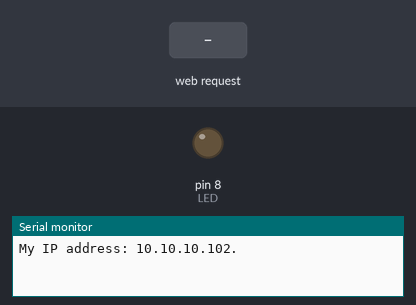
The sketch below on a simulated Arduino Uno, built for the host (arithmetic inside an expression is 32-bit, double 64-bit). On the bench: output pins drawn as LEDs (lit = HIGH), the last lines printed to the serial monitor. The test bench sets the inputs (shaded band). WiFi joins after 1.5 s; servers stay silent unless stated.

Above: at 1.2 s.
1.3 s: HTTP request GET /on received
At 1.9 s:
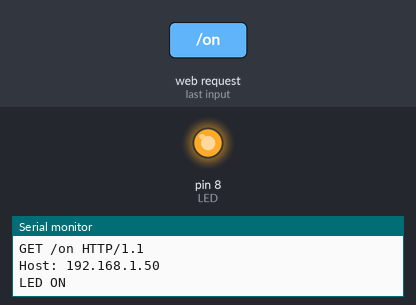
2.8 s: HTTP request GET /off received
At 3.1 s:
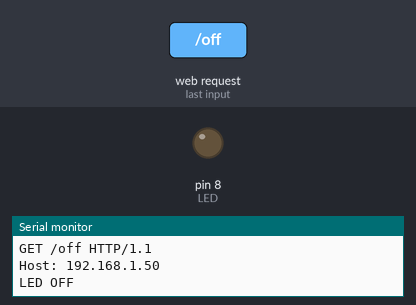
Timing chart, 0 to 5.8 s (numbered marks = the images above; inputs shaded):
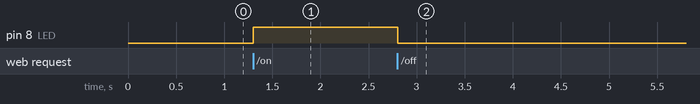

The sketch:

HttpSwitch.ino
```cpp
/*
  Web Server

 A simple web server that turns pin 8 on when it recieves
 a GET request to `/on` and turns that pin off when
 it receives a GET request to `/off`.

 It also sends GET requests to '/heartbeat' for monitoring.

 by Chris Continanza

 */

#include <SPI.h>
#include <Ethernet.h>


// Enter a MAC address and IP address for your controller below.
// The IP address will be dependent on your local network:
byte mac[] = { 0xDE, 0xAD, 0xBE, 0xEF, 0xFE, 0xED };
IPAddress ip(10,10,10,102);
IPAddress heartbeat_server(10,10,10,105);
int heartbeat_port = 3000;
int heartbeat_delay_millis = 5000;

// Initialize the Ethernet server library
// with the IP address and port you want to use
// (port 80 is default for HTTP):
EthernetServer server(80);

int LED = 8;
int last_time = 0;

void setup()
{
  pinMode(LED, OUTPUT);

  // open the serial port
  Serial.begin(9600);

  /*
 // Not using DHCP so we have a static connection
  // start the Ethernet connection:
  Serial.println("Trying to get an IP address using DHCP");
  if (Ethernet.begin(mac) == 0) {
    Serial.println("Failed to configure Ethernet using DHCP");
  }
  */


  // connect w. static ip
  Ethernet.begin(mac, ip);


  // print your local IP address:
  Serial.print("My IP address: ");
  IPAddress my_ip = Ethernet.localIP();
  for (byte thisByte = 0; thisByte < 4; thisByte++) {
    // print the value of each byte of the IP address:
    Serial.print(my_ip[thisByte], DEC);
    Serial.print(".");
  }
  Serial.println();

  // start listening for clients
  server.begin();
}

void loop()
{

  // listen for incoming clients
  EthernetClient client = server.available();
  if (client) {
    // an http request ends with a blank line
    boolean currentLineIsBlank = true;

    //string for fetching data from address
    String httpRequest = "";

    while (client.connected()) {
      if (client.available()) {
         char c = client.read();
         httpRequest.concat(c);

        // if you've gotten to the end of the line (received a newline
        // character) and the line is blank, the http request has ended,
        // so you can send a reply
        if (c == '\n' && currentLineIsBlank) {
          Serial.print(httpRequest);

          // send a standard http response header
          client.println("HTTP/1.1 200 OK");
          client.println("Content-Type: text/html");
          client.println();

          if(httpRequest.startsWith("GET /on")){
            Serial.println("LED ON");
            digitalWrite(LED, HIGH);   // set the LED on
            client.print("<h1>Outage Lights On</h1>");
          }else if(httpRequest.startsWith("GET /off")){
            Serial.println("LED OFF");
            digitalWrite(LED, LOW);    // set the LED off
            client.print("<h1>Outage Lights Off</h1>");
          }
          break;
        }
        if (c == '\n') {
          // you're starting a new line
          currentLineIsBlank = true;
        }
        else if (c != '\r') {
          // you've gotten a character on the current line
          currentLineIsBlank = false;
        }

      }
    }
    // give the web browser time to receive the data
    delay(1);
    // close the connection:
    client.stop();
  }

  //comment out if you don't want a heartbeat
  EthernetClient heartbeat;
  int time = millis();
  if((time % heartbeat_delay_millis < 10) &&
     (time - last_time > heartbeat_delay_millis)){
    Serial.println("heartbeat");
    last_time = time;
    if (heartbeat.connect(heartbeat_server, heartbeat_port)) {
       Serial.println("connected");
       // Make a HTTP request:
       heartbeat.println("GET /heartbeat HTTP/1.0");
       heartbeat.println();
     }
     else {
       // kf you didn't get a connection to the server:
       Serial.println("connection failed");
     }
     heartbeat.flush();
     heartbeat.stop();
  }
}
```

Measured:
- after the input at 1.3 s, pin 8 (LED): LOW → HIGH at once
- after the input at 2.8 s, pin 8 (LED): HIGH → LOW at once
